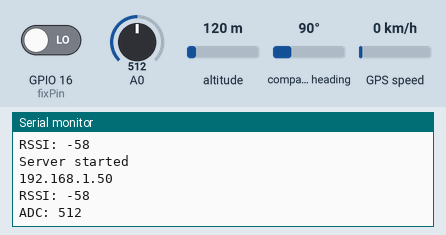
Recording of a sketch running on a simulated ESP8266 (NodeMCU). On the bench: the last lines printed to the serial monitor. The inputs (shaded band) are chosen by the test bench; at power-on: GPIO 16 (fixPin) LOW, A0 = 512, altitude 120 m, compass heading 90°, GPS speed 0 km/h. WiFi joins after 1.5 s; servers stay silent unless stated; random numbers use the default seed unless the sketch sets one; the GPS gets a fix after 3 s at 37.7749, -122.4194 with 8 satellites.

Above: at 2.7 s.
2.8 s: GPIO 16 (fixPin) driven HIGH
5.4 s: GPIO 16 (fixPin) driven LOW
12.6 s: A0 set to 716
At 14.0 s:
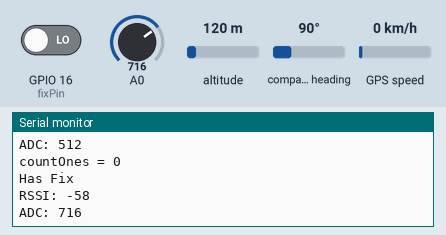
14.1 s: A0 set to 992
At 16.4 s:
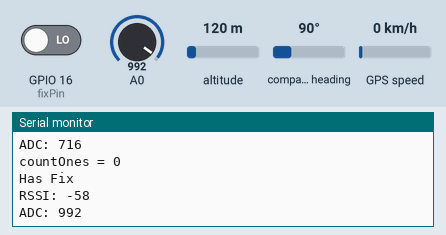
Timing chart, 0 to 16.6 s (numbered marks = the images above; inputs shaded):
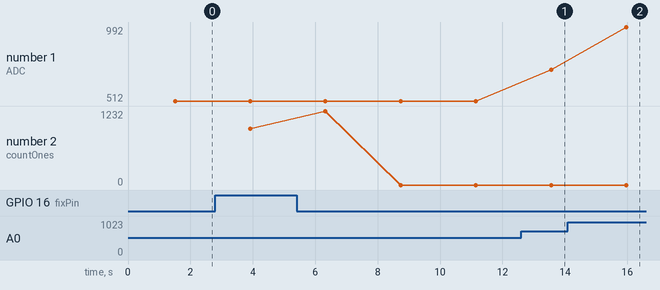

Measured:
- after the input at 12.6 s, the serial monitor: prints a new line after 0.97 s (image 1)
- after the input at 14.1 s, the serial monitor: prints a new line after 1.9 s (image 2)
- plotted number 1: 512 → 716 after the input at 12.6 s, 716 → 992 after the input at 14.1 s
- plotted number 2: 933 → 0 after the input at 5.4 s

The sketch:

LEXI_Tracker.ino
```cpp
/* File: Lexi_Tracker.ino
 *
 * Author: Max Maleno
 *
 * Last Updated: 7/28/18
*/

 // server IP = 192.168.0.12
 // when connected to my phone = 172.20.10.5
 // when connected to home = 192.168.1.23

#include <ESP8266WiFi.h>
#include <SoftwareSerial.h>
#include <TinyGPS.h>

//The Park's 14214 WiFi credentials
const char* ssid = "715E7C";                //"M.Network";//"Max Maleno's iPhone";
const char* password = "B2ULAEG342585";     //"dpmaleno1";//"mmaleno16";

// Create an instance of the server
// specify the port to listen on as an argument
WiFiServer server(80);
TinyGPS gps;
SoftwareSerial ss(13, 15); // green, yellow (on gps: tx, rx)

int fixPin = 16;              // pin Fix pin from GPS is connected to on Feather
int countOnes;                // initialize our counter for how long fix is high
String ScountOnes;            // create a string that we can print to Serial for # of countOnes
long rssi;                    // strength of wifi signal, in dBm
int ADCreading = 0;           // int to store our ADC reading in.  The ADC is connected to
                              // a voltage divider which is powered by the battery.  See
                              // readADC() for more information

int hoursRelativeUTC = -7;  // Quick timezone and daylight savings comparison variable

// runs once on startup
void setup()
{
  Serial.begin(115200);               // initialize computer's serial monitor
  ss.begin(9600);                     // initialize software serial (to avoid using hardware UART pins
  delay(10);

  // Connect to WiFi network & print useful information
  Serial.println();
  Serial.print("Connecting to ");
  Serial.println(ssid);
  WiFi.mode(WIFI_STA);
  WiFi.begin(ssid, password);

  //Give update on connection status on Serial monitor
  while (WiFi.status() != WL_CONNECTED)
  {
    delay(500);
    Serial.print(".");                // status "connecting" dots on serial monitor
  }

  Serial.println("");
  Serial.println("WiFi connected");
  rssi = WiFi.RSSI();                 // get wifi signal strength (RSSI)
  Serial.print("RSSI: ");
  Serial.println(rssi);

  // Start the server
  server.begin();
  Serial.println("Server started");

  // Print the IP address
  Serial.println(WiFi.localIP());
}

// runs continuously, equivalent to a while(1) loop
void loop()
{
  float flat, flon;                           // create our floats lat and long
  unsigned long age;                          // create our unused but necessary age

  rssi = WiFi.RSSI();                         // recalculate RSSI to be sent as telemetry
  String rssiString = String(rssi);           // convert RSSI to string to be put into HTML doc
  Serial.println("RSSI: " + rssiString);
  readADC();
  String adcString = String(ADCreading);
  Serial.println("ADC: " + adcString);

  boolean fixStatus = checkFix();             // find out whether we are connected or not to satellites
                                              // check out checkFix() down below
  // print fix status on monitor
  if (fixStatus)
  {
    Serial.println("Has Fix");
  }
  else
  {
    Serial.println("No Fix");
  }

  gps.f_get_position(&flat, &flon, &age);               // extract telemetry from GPS module
  String flatString = String(flat, 6);                  // convert latitude to 6-char string
  String flonString = String(flon, 9);                  // convert latitude to 9-char string
  String fixStatusString = String(fixStatus);           // convert fix status to string
  String numSatsString = String(gps.satellites());      // create string of how many satellites are connected

  int time[4] = {0,0,0,0};                              // initialize timestamp array
  getTime(gps, time);                                   // extract nuclear clock time from GPS data and put it into time array
                                                        // see getTime below
  // put timestamp data into separate strings
  String hourString = String(time[0]);
  String minString = String(time[1]);
  String secString = String(time[2]);
  String merString = String();

  // interpret timestamp as AM or PM
  if (time[3])
  {
    merString = "PM";
  }
  else
  {
    merString = "AM";
  }

  // needed for TinyGPS library to not poop its pants *eye roll*
  smartdelay(0);

  // Check if a client has connected
  WiFiClient client = server.available();
  if (!client)
  {
    return;
  }

  // Wait until a client makes a request.  This can either be mac or pi
  Serial.println("new client");
  while(!client.available())
  {
    delay(1);
  }

  // Read the first line of the request
  String req = client.readStringUntil('\r');
  Serial.println(req);
  client.flush();

/*
  // Prototyping lines to create a random coordinate in the playing field
  float x = randomDouble(-117.754903, -117.753419);//working coord: -117.753640
  float x = flon;
  String xString = String(x, 9);
  Serial.println(xString);

  float y = randomDouble(33.652619, 33.653867);//working coord: 33.652975
  float y = flat;
  String yString = String(y, 6);
  Serial.println(yString);
*/

  Serial.println(flonString);
  Serial.println(flatString);

  // Prepare the HTML document to be sent
  String s = "HTTP/1.1 200 OK\r\nContent-Type: text/html\r\n\r\n"
    "<!DOCTYPE HTML>\r\n"
    "<html>\r\n"
    "wifi: " + rssiString + "<br/>\r\n"
    "adc: " + adcString + "<br/>\r\n"
    "x: " + flonString + "<br/>\r\n"
    "y: " + flatString + "<br/>\r\n"
    "fix?: " + fixStatusString + "<br/>\r\n"
    "sats: " + numSatsString + "<br/>\r\n"
    "hour: " + hourString + "<br/>\r\n"
    "min: " + minString + "<br/>\r\n"
    "sec: " + secString + "<br/>\r\n"
    "mer: " + merString + "<br/>\r\n"
    "</html>";

  // Send the response to the client
  client.print(s);
  delay(500);
  Serial.println("Client disonnected");
}

// Function to create our random x and y coordinate
// Not used in working version, just for prototyping / debugging
double randomDouble(double minf, double maxf)
{
  return minf + random(1UL << 31) * (maxf - minf) / (1UL << 31);  // use 1ULL<<63 for max double values)
}

// necessary delay so, as stated above, TinyGPS library doesn't fail to do its job
static void smartdelay(unsigned long ms)
{
  unsigned long start = millis();
  do
  {
    while (ss.available())
      gps.encode(ss.read());
  }
  while (millis() - start < ms);
}


// function to find out whether we are connected to satellites or not.
// this function is based on the fact that Fix will be high for ~200ms
// every 15 seconds if there is a fix.  If there is not a fix, Fix will
// be high for !1s every 2s.  Fairly janky, but is extremely reliable!!
boolean checkFix()
{
  for (int count = 0; count < 2000; count++)
  {
    // loop for ~2 seconds
    int fixRead = digitalRead(fixPin);              // either 1 or 0 depending on if
    if (fixRead)
    {                                  // fixPin is high or low, respectively
      countOnes++;
    }
    smartdelay(0);
    delay(1);
  }

  ScountOnes = String(countOnes);                 // 'S'countOnes as in 'String' countOnes...
  Serial.println("countOnes = " + ScountOnes);    // print how many countOnes we had

  // these conditionals determine whether we return hasFix or noFix
  if (countOnes > 300)
  {
    countOnes = 0;
    return 0;
  }
  else
  {
    countOnes = 0;
    return 1;
  }

}


// function to extract nuclear time from satellites
static void getTime(TinyGPS &gps, int time[4])
{
  int year;
  byte month, day, hour, minute, second, hundredths;
  unsigned long age;
  gps.crack_datetime(&year, &month, &day, &hour, &minute, &second, &hundredths, &age);
  smartdelay(0);

  // pack timestamp (sans miliseconds) into time array
  time[0] = int(hour);
  time[1] = int(minute);
  time[2] = int(second);
//time[3] = 0 or 1, indicating am or pm (respectively), depending on lines below

  // multiple conditionals to clean up hour value
  time[0] += hoursRelativeUTC;  // adjust UTC hour reading into local hour

  if (time[0] < 0)
  {                             // if, after we adjust from UTC time, we get a negative hour,
    time[0] += 24;              // lets push the time forward 24 hours so the number is positive and correct
  }

  // we don't run on military time, so fix 0 hours to 12 (am)
  if (time[0] == 0)
  {
    time[0] = 12;
  }

  // If time is PM, then subtract 12 to get human hour and make time[3] = 1 to indicate PM
  if (time[0] > 12)
  {
    time[0] -= 12;
    time[3] = 1;
  }
  else
  {
    time[3] = 0;          // if time is not PM, then it's AM, and make time[3] = 0 to indicate AM
  }
}

// get an analog reading from the ADC
// ADC on ESP8266 is 10 bits (0-1023), and runs from GND to 0.958 V
// Max voltage of LiPo is 4.20 V, min voltage is 2.8 V
// chosen resistors: R1=2.2ko, R2=470o
// 4.2V -> 0.74V, 2.8V -> 0.493V
// https://www.adafruit.com/product/328
// https://forums.adafruit.com/viewtopic.php?f=19&t=74972&sid=9000a0ed6258078eb726d3f2f322f5eb
static void readADC()
{
  ADCreading = analogRead(A0);
}
```
